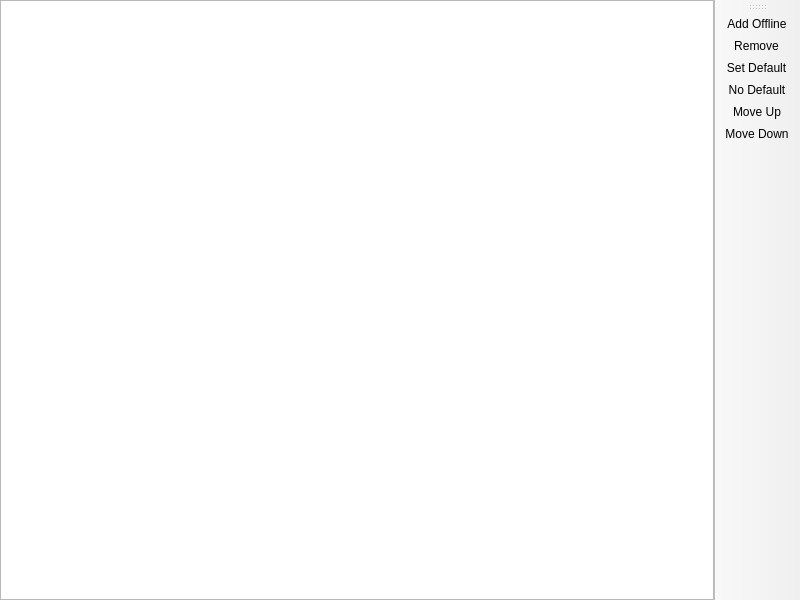
<?xml version="1.0" encoding="UTF-8"?>
<ui version="4.0">
 <class>AccountListPage</class>
 <widget class="QMainWindow" name="AccountListPage">
  <property name="geometry">
   <rect>
    <x>0</x>
    <y>0</y>
    <width>800</width>
    <height>600</height>
   </rect>
  </property>
  <widget class="QWidget" name="centralwidget">
   <layout class="QHBoxLayout" name="horizontalLayout">
    <property name="leftMargin">
     <number>0</number>
    </property>
    <property name="topMargin">
     <number>0</number>
    </property>
    <property name="rightMargin">
     <number>0</number>
    </property>
    <property name="bottomMargin">
     <number>0</number>
    </property>
    <item>
     <widget class="VersionListView" name="listView">
      <property name="alternatingRowColors">
       <bool>true</bool>
      </property>
      <property name="rootIsDecorated">
       <bool>false</bool>
      </property>
      <property name="itemsExpandable">
       <bool>false</bool>
      </property>
      <property name="allColumnsShowFocus">
       <bool>true</bool>
      </property>
      <attribute name="headerStretchLastSection">
       <bool>false</bool>
      </attribute>
     </widget>
    </item>
   </layout>
  </widget>
  <widget class="WideBar" name="toolBar">
   <attribute name="toolBarArea">
    <enum>RightToolBarArea</enum>
   </attribute>
   <attribute name="toolBarBreak">
    <bool>false</bool>
   </attribute>
   <addaction name="actionAddOffline"/>
   <addaction name="actionRemove"/>
   <addaction name="actionSetDefault"/>
   <addaction name="actionNoDefault"/>
   <addaction name="actionMoveUp"/>
   <addaction name="actionMoveDown"/>
  </widget>
  <action name="actionSetDefault">
   <property name="text">
    <string>&amp;Set Default</string>
   </property>
  </action>
  <action name="actionNoDefault">
   <property name="checkable">
    <bool>true</bool>
   </property>
   <property name="text">
    <string>&amp;No Default</string>
   </property>
  </action>
  <action name="actionAddOffline">
   <property name="text">
    <string>Add &amp;Offline</string>
   </property>
  </action>
  <action name="actionRemove">
   <property name="text">
    <string>Remo&amp;ve</string>
   </property>
  </action>
  <action name="actionMoveUp">
   <property name="text">
    <string>Move &amp;Up</string>
   </property>
  </action>
  <action name="actionMoveDown">
   <property name="text">
    <string>Move &amp;Down</string>
   </property>
  </action>
 </widget>
 <customwidgets>
  <customwidget>
   <class>VersionListView</class>
   <extends>QTreeView</extends>
   <header>ui/widgets/VersionListView.h</header>
  </customwidget>
  <customwidget>
   <class>WideBar</class>
   <extends>QToolBar</extends>
   <header>ui/widgets/WideBar.h</header>
  </customwidget>
 </customwidgets>
 <resources/>
 <connections/>
</ui>
